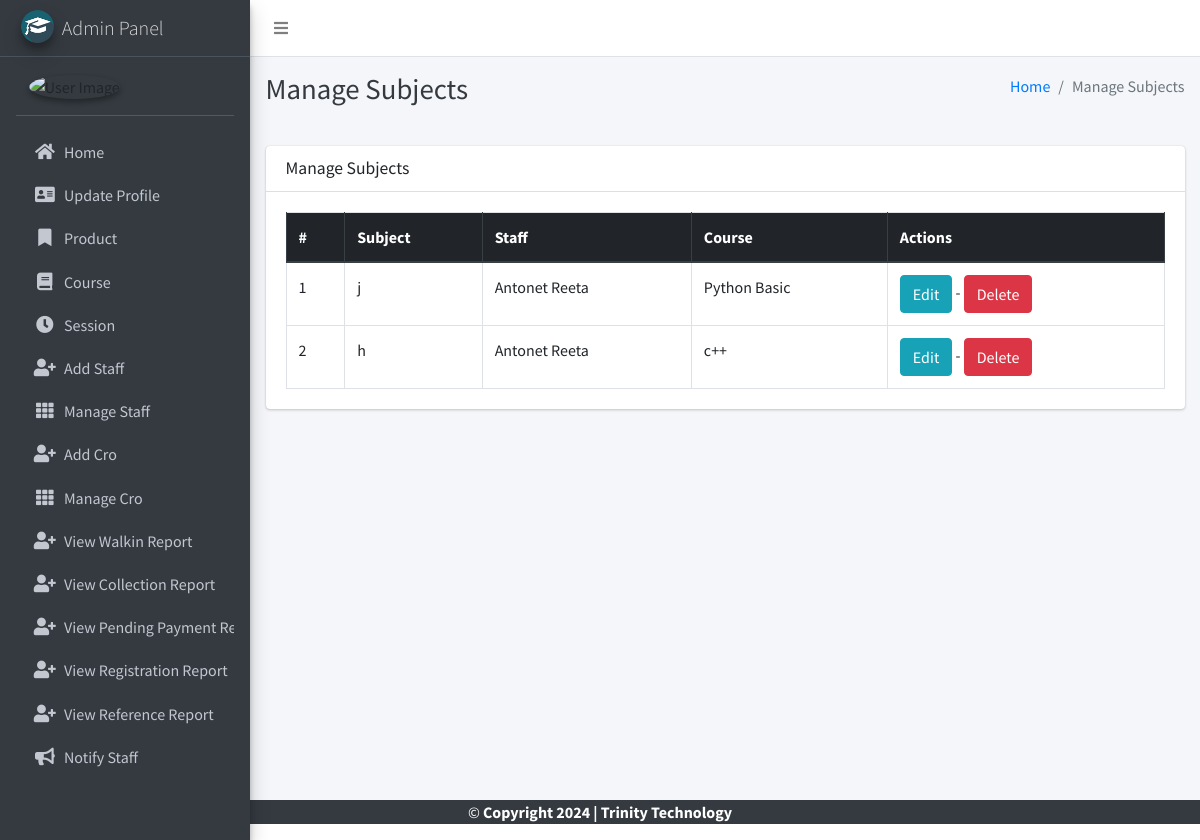
The app's page /subject/manage/ (signed in) with its own data.
### main_app/models.py (models this page shows, shortened)
class Subject(models.Model):
    name = models.CharField(max_length=120)
    staff = models.ForeignKey(Staff,on_delete=models.CASCADE,)
    course = models.ForeignKey(Course, on_delete=models.CASCADE)
    updated_at = models.DateTimeField(auto_now=True)
    created_at = models.DateTimeField(auto_now_add=True)

class Staff(models.Model):
    course = models.ForeignKey(Course, on_delete=models.DO_NOTHING, null=True, blank=False)
    admin = models.OneToOneField(CustomUser, on_delete=models.CASCADE)

class CustomUser(AbstractUser):
    USER_TYPE = ((1, "HOD"), (2, "Staff"), (3, "Cro"), (4, "Stu"))
    GENDER = [("M", "Male"), ("F", "Female")]
    username = None  # Removed username, using email instead
    email = models.EmailField(unique=True)
    user_type = models.CharField(default=1, choices=USER_TYPE, max_length=1)
    gender = models.CharField(max_length=1, choices=GENDER)
    profile_pic = models.ImageField()
    address = models.TextField()
    fcm_token = models.TextField(default="")  # For firebase notifications
    created_at = models.DateTimeField(auto_now_add=True)
    updated_at = models.DateTimeField(auto_now=True)
    USERNAME_FIELD = "email"
    REQUIRED_FIELDS = []
    objects = CustomUserManager()
    def __str__(self):
        return self.first_name +" "+  self.last_name

class Course(models.Model):
    name = models.CharField(max_length=120)
    created_at = models.DateTimeField(auto_now_add=True)
    updated_at = models.DateTimeField(auto_now=True)

### main_app/hod_views.py (the view)
# urls.py: path("subject/manage/", hod_views.manage_subject, name='manage_subject'),
def manage_subject(request):
    subjects = Subject.objects.all()
    context = {
        'subjects': subjects,
        'page_title': 'Manage Subjects'
    }
    return render(request, "hod_template/manage_subject.html", context)

### main_app/templates/hod_template/manage_subject.html
{% extends 'main_app/base.html' %}
{% load static %}
{% block page_title %}{{page_title}}{% endblock page_title %}
{% block content %}
<section class="content">
    <div class="container-fluid">
        <div class="row">
            <div class="col-md-12">
                <div class="card">
                    <div class="card-header">
                        <h3 class="card-title">{{page_title}}</h3>
                    </div>
                    <div class="card-body">
                        <table id="example2" class="table table-bordered table-hover">
                            <thead class="thead-dark">
                                <tr>
                                    <th>#</th>
                                    <th>Subject</th>
                                    <th>Staff</th>
                                    <th>Course</th>
                                    <th>Actions</th>
                                </tr>
                            </thead>
                            <tbody>
                                {% for subject in subjects %}
                                <tr>
                                    <td>{{ forloop.counter }}</td>
                                    <td>{{subject.name}}</td>
                                    <td>{{subject.staff.admin}}</td>
                                    <td>{{subject.course.name}}</td>
                                    <td>
                                        <a href="{% url 'edit_subject' subject.id %}" class="btn btn-info">Edit</a> -
                                        <a href="{% url 'delete_subject' subject.id %}" onclick="return confirm('Are you sure you want to delete this ?')" class="btn btn-danger">Delete</a>
                                    </td>
                                </tr>
                                {% endfor %}
                            </tbody>
                        </table>
                    </div>
                </div>
            </div>
        </div>
    </div>
</section>
{% endblock content %}

### records on screen
Subject: name "j", staff.admin "Antonet Reeta", course.name "Python Basic"
Subject: name "h", staff.admin "Antonet Reeta", course.name "c++"

### other values on screen
{{ page_title }} "Manage Subjects"
